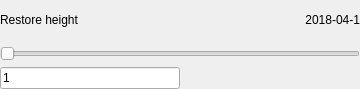
<?xml version="1.0" encoding="UTF-8"?>
<ui version="4.0">
 <class>RestoreHeightWidget</class>
 <widget class="QWidget" name="RestoreHeightWidget">
  <property name="geometry">
   <rect>
    <x>0</x>
    <y>0</y>
    <width>360</width>
    <height>89</height>
   </rect>
  </property>
  <property name="windowTitle">
   <string>Form</string>
  </property>
  <layout class="QVBoxLayout" name="verticalLayout">
   <property name="leftMargin">
    <number>0</number>
   </property>
   <property name="topMargin">
    <number>0</number>
   </property>
   <property name="rightMargin">
    <number>0</number>
   </property>
   <property name="bottomMargin">
    <number>0</number>
   </property>
   <item>
    <widget class="QFrame" name="restoreGrid">
     <property name="frameShape">
      <enum>QFrame::NoFrame</enum>
     </property>
     <property name="frameShadow">
      <enum>QFrame::Plain</enum>
     </property>
     <property name="lineWidth">
      <number>0</number>
     </property>
     <layout class="QGridLayout" name="gridLayout">
      <property name="leftMargin">
       <number>0</number>
      </property>
      <property name="topMargin">
       <number>0</number>
      </property>
      <property name="rightMargin">
       <number>0</number>
      </property>
      <property name="bottomMargin">
       <number>0</number>
      </property>
      <item row="0" column="1">
       <widget class="QLabel" name="label_restoreHeightDate">
        <property name="text">
         <string>2018-04-1</string>
        </property>
        <property name="alignment">
         <set>Qt::AlignRight|Qt::AlignTrailing|Qt::AlignVCenter</set>
        </property>
       </widget>
      </item>
      <item row="0" column="0">
       <widget class="QLabel" name="label_restoreHeight">
        <property name="text">
         <string>Restore height</string>
        </property>
       </widget>
      </item>
      <item row="1" column="0" colspan="2">
       <widget class="QSlider" name="restoreSlider">
        <property name="orientation">
         <enum>Qt::Horizontal</enum>
        </property>
       </widget>
      </item>
     </layout>
    </widget>
   </item>
   <item>
    <layout class="QGridLayout" name="restoreHeightLayout">
     <item row="4" column="0">
      <layout class="QHBoxLayout" name="horizontalLayout">
       <item>
        <widget class="QLineEdit" name="lineEdit_restoreHeight">
         <property name="text">
          <string>1</string>
         </property>
        </widget>
       </item>
       <item>
        <spacer name="horizontalSpacer">
         <property name="orientation">
          <enum>Qt::Horizontal</enum>
         </property>
         <property name="sizeHint" stdset="0">
          <size>
           <width>40</width>
           <height>20</height>
          </size>
         </property>
        </spacer>
       </item>
      </layout>
     </item>
    </layout>
   </item>
  </layout>
 </widget>
 <resources/>
 <connections/>
</ui>
